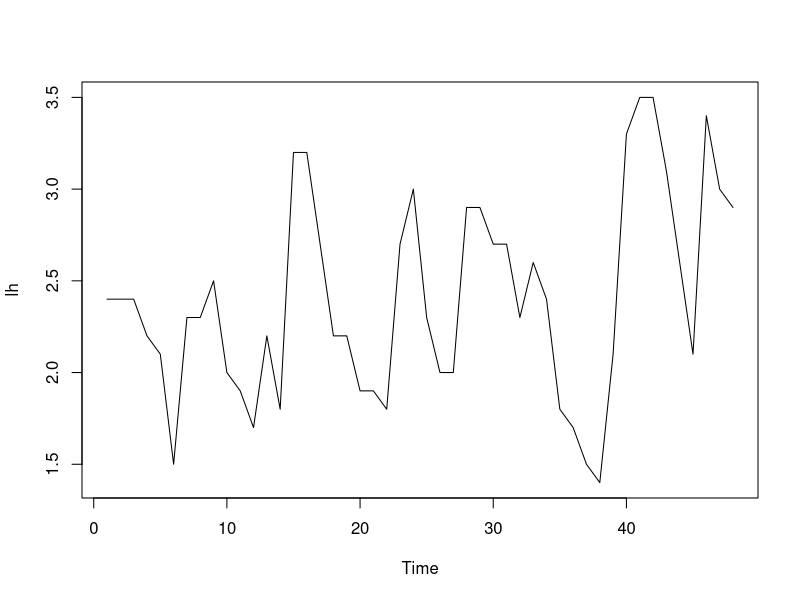
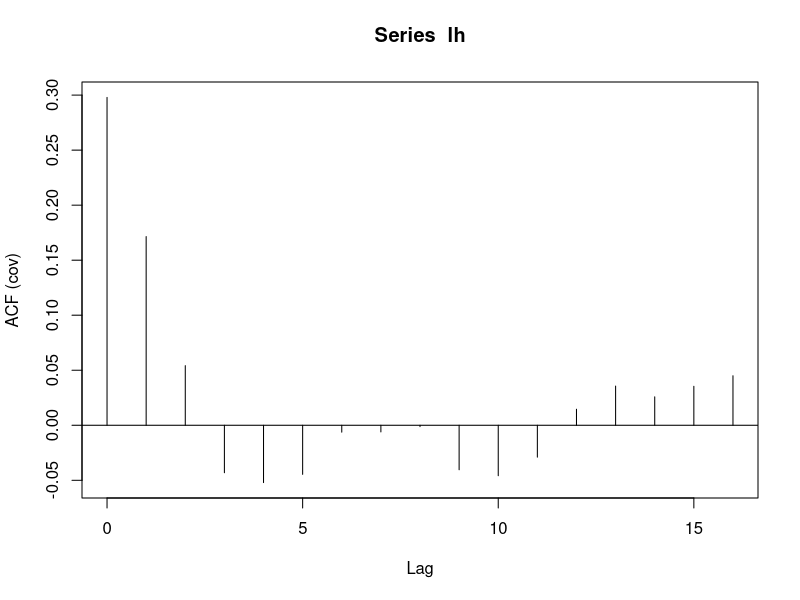
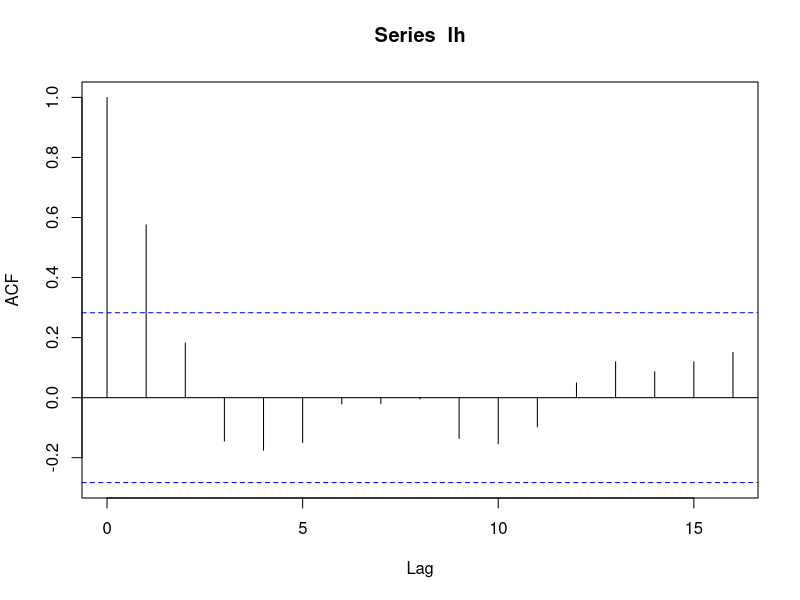
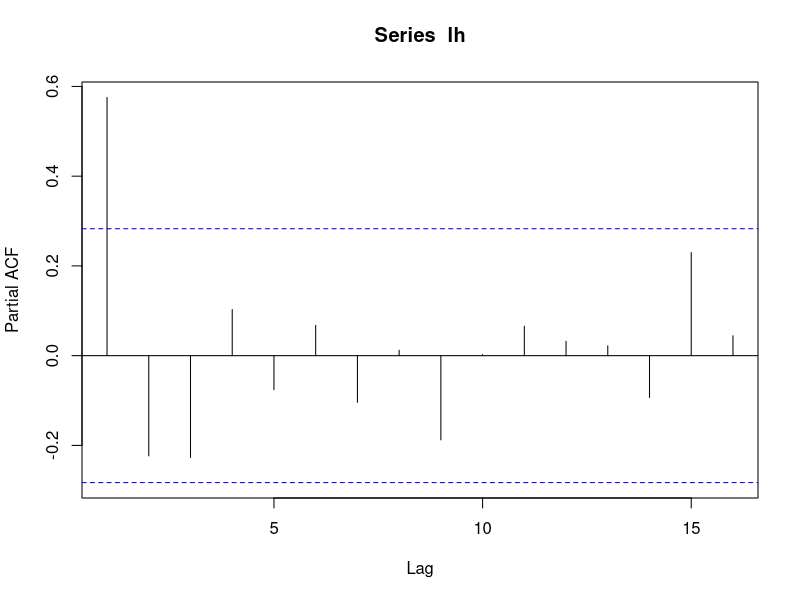
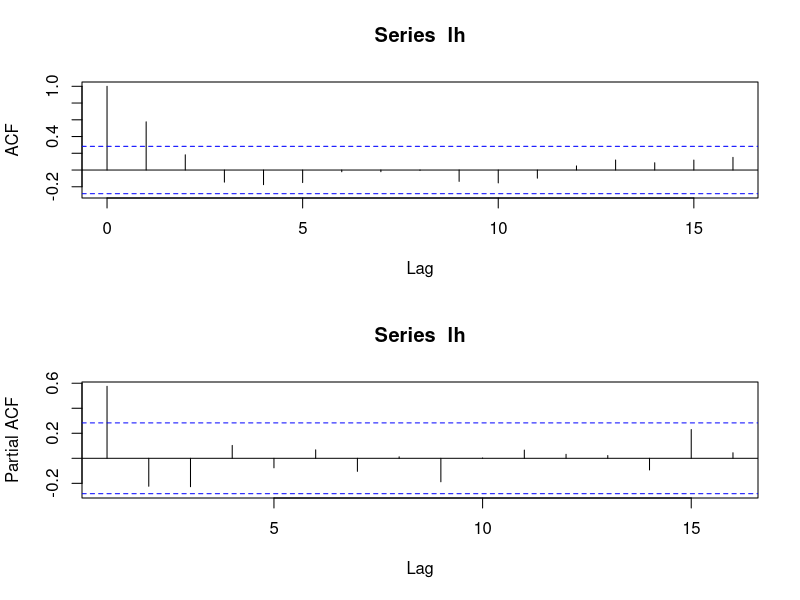
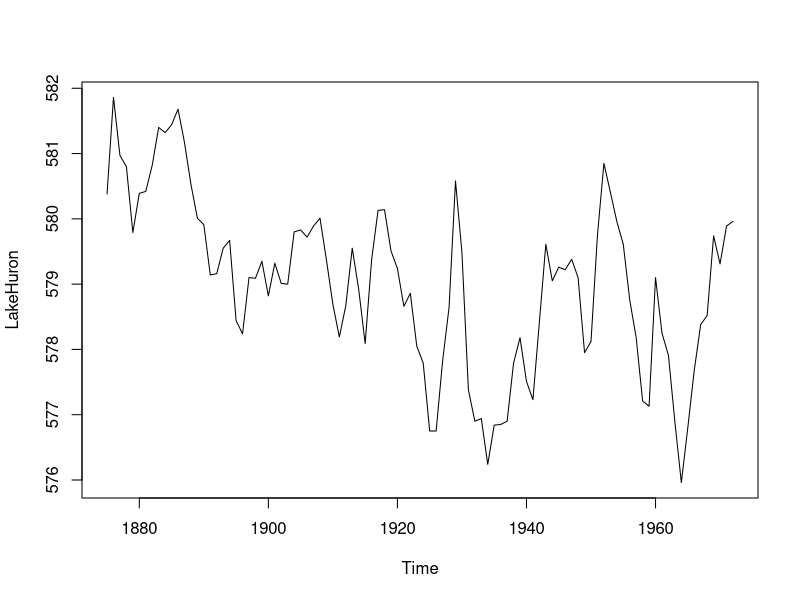
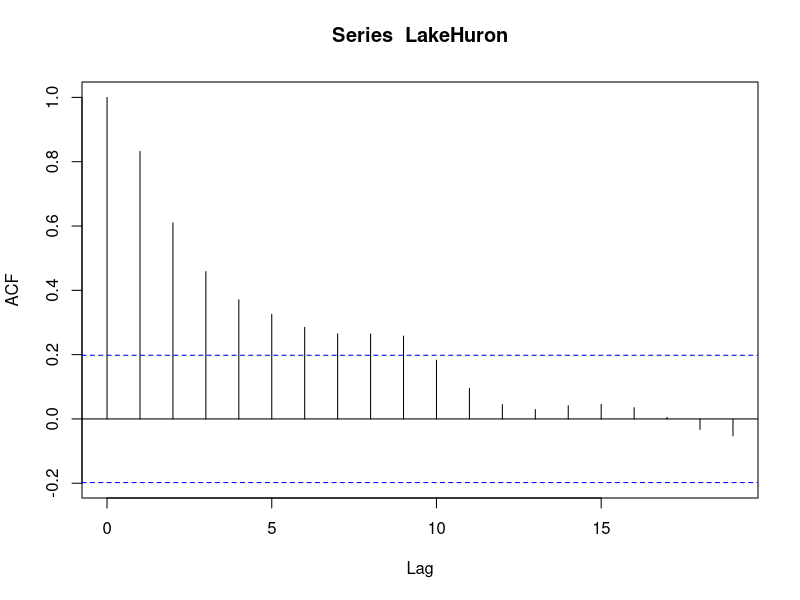
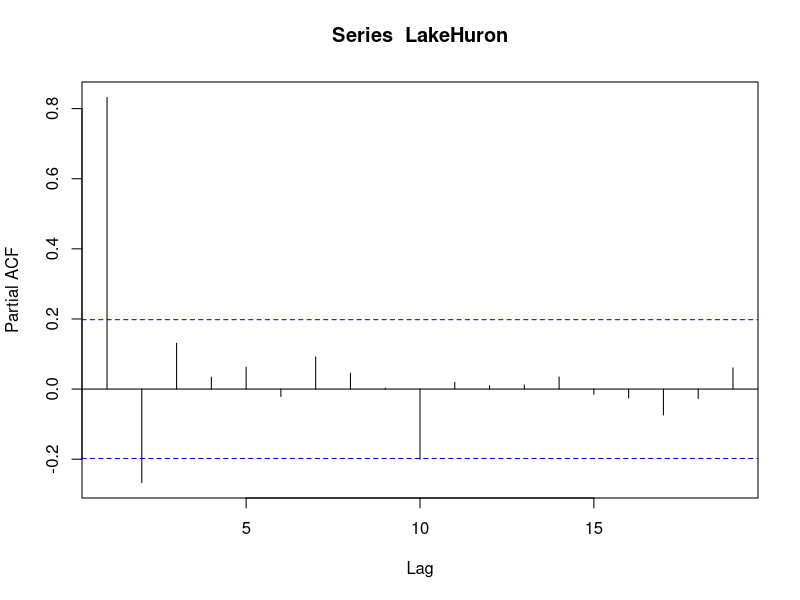

Recreate these plots in R, in order.
# Autokorelacni a parcialni autokorelacni funkce 
data(lh)
  # Luteinizing Hormone in Blood Samples
plot(lh)
  # v rade neni evidentni zadny trend ani sezonnost

# autokovariancni funkce
acf(lh, type = "covariance")
acf(lh, type = "covariance", plot = F)
  # vypis hodnot, prvni z nich je rozptyl rady
  var(lh)
# autokorelacni funkce
acf(lh)
acf(lh, plot = F)
  # opet si muzeme nechat hodnoty vypsat
# parcialni autokorelacni funkce
pacf(lh)
  # parcialni autokorelacni funkce
pacf(lh, plot = F)
  # vypis hodnot

# ktere korelace jsou nenulove? Ktere modely pripadaji pro radu v uvahu?
par(mfrow = c(2,1))
acf(lh); pacf(lh)
par(mfrow = c(1,1))
  # nakresleni obou funkci pod sebe

# test na nulovost autokorelacni funkce
Box.test(lh, lag = 2, type = "Ljung-Box")
  # rucne najdete hodnotu, kterou by nemela prekrocit druha autokorelace, pokud chceme,
  #	  aby od druhe dale, byly autokorelace nulove	

# nulovost autokorelacni funkce residui znamena, ze mame spravny model

##########################
### Samostatne
# podivejte se na autorekoralecni a parcialni autokorelacni funkce rad 
  # LakeHuron, lynx, co2, discoveries
plot(LakeHuron)
acf(LakeHuron)
acf(LakeHuron, plot = F)
pacf(LakeHuron)
pacf(LakeHuron, plot = F)

plot(lynx)
acf(lynx)
acf(lynx, plot = F)
pacf(lynx)
pacf(lynx, plot = F)

plot(co2)
acf(co2)
acf(co2, plot = F)
pacf(co2)
pacf(co2, plot = F)

plot(discoveries)
acf(discoveries)
acf(discoveries, plot = F)
pacf(discoveries)
pacf(discoveries, plot = F)
##########################

# pomoci funkce arima.sim(n = ,list(ar = ,ma = )) nasimulujte rady typu
#   MA(1) s parametrem theta1 = 0.75
#   MA(1) s parametrem theta1 = -0.75
#   MA(1) s parametrem theta1 = 1.5
#   AR(1) s parametrem phi1 = 0.75
#   AR(1) s parametrem phi1 = - 0.75
#   AR(1) s parametrem phi1 = 1.5
# podivejte se, jak rady vypadaji a jak vypadaji jejich autokorelacni a parcialni autokorelacni funkce
# nasimulujte bily sum a podivejte se na jeho autokorelacni a parcialni autokorelacni funkci

# podivejte se na radu ldeaths
#   vypoctete jeji autokorelacni a parcialni autokorelacni funkci
#   ocistete ji od trendu a sezonnosti a podivejte se na autokorelacni funkci 
#     a parcialni autokorelacni funkci jejich residui
# stejne pracujte s radou discoveries a WWWusage
